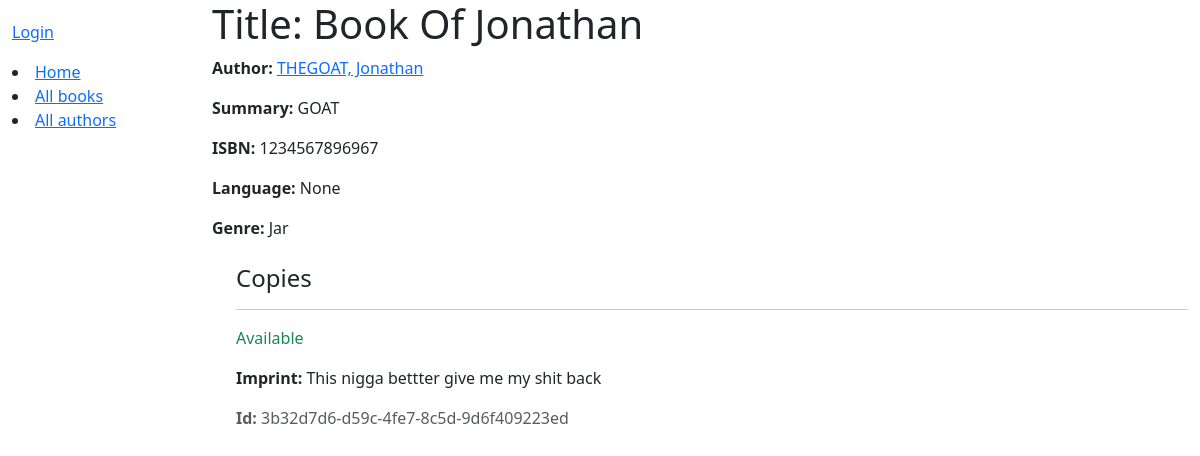
/catalog/book/1, run on the app's committed database.
### catalog/models.py (models this page shows, shortened)
class Book(models.Model):
    title = models.CharField(max_length=200)
    author = models.ForeignKey('Author', on_delete=models.RESTRICT, null=True)
    summary = models.TextField(
        max_length=1000, help_text="Enter a brief description of the book")
    isbn = models.CharField('ISBN', max_length=13,
                            unique=True,
                            help_text='13 Character <a href="https://www.isbn-international.org/content/what-isbn'
                                      '">ISBN number</a>')
    genre = models.ManyToManyField(
        Genre, help_text="Select a genre for this book")
    class Meta:
        ordering = ['title', 'author']
    language = models.ForeignKey('Language', on_delete=models.SET_NULL, null=True)

class Author(models.Model):
    first_name = models.CharField(max_length=100)
    last_name = models.CharField(max_length=100)
    date_of_birth = models.DateField(null=True, blank=True)
    date_of_death = models.DateField('Died', null=True, blank=True)
    class Meta:
        ordering = ['last_name', 'first_name']
    def __str__(self):
        return f'{self.last_name}, {self.first_name}'

class Genre(models.Model):
    name = models.CharField(
        max_length=200,
        unique=True,
        help_text="Enter a book genre (e.g. Science Fiction, French Poetry etc.)"
    )
    def __str__(self):
        return self.name
    class Meta:
        ordering = ['name']
        constraints = [
            UniqueConstraint(
                Lower('name'),
                name='genre_name_case_insensitive_unique',
                violation_error_message = "Genre already exists (case-insensitive match)"
            ),
        ]

class BookInstance(models.Model):
    id = models.UUIDField(primary_key=True, default=uuid.uuid4,
                          help_text="Unique ID for this particular book across whole library")
    book = models.ForeignKey('Book', on_delete=models.RESTRICT, null=True)
    imprint = models.CharField(max_length=200)
    due_back = models.DateField(null=True, blank=True)
    class LoanStatus(models.TextChoices):
        MAINTENANCE = 'm', 'Maintenance'
        ON_LOAN = 'o', 'On loan'
        AVAILABLE = 'a', 'Available'
        RESERVED = 'r', 'Reserved'
    status = models.CharField(
        max_length=1,
        choices=LoanStatus.choices,
        blank=True,
        default=LoanStatus.MAINTENANCE,
        help_text='Book availability',
    )
    class Meta:
        ordering = ['due_back']
        permissions = (("can_mark_returned", "Set book as returned"),)
    borrower = models.ForeignKey(settings.AUTH_USER_MODEL, on_delete=models.SET_NULL, null=True, blank=True)

### catalog/views.py (the view)
# urls.py: path('book/<int:pk>', views.BookDetailView.as_view(), name='book-detail'),
class BookDetailView(generic.DetailView):
    model = Book

### catalog/templates/catalog/book_detail.html (shortened to what this page needs)
{% extends "base_generic.html" %}
{% block content %}
  <h1>Title: {{ book.title }}</h1>
  <p><strong>Author:</strong> <a href="">{{ book.author }}</a></p>
  <p><strong>Summary:</strong> {{ book.summary }}</p>
  <p><strong>ISBN:</strong> {{ book.isbn }}</p>
  <p><strong>Language:</strong> {{ book.language }}</p>
  <p><strong>Genre:</strong> {{ book.genre.all|join:", " }}</p>
  <div class="ms-4 mt-4">
    <h4>Copies</h4>
    {% for copy in book.bookinstance_set.all %}
      <hr />
      <p
        class="{% if copy.status == copy.LoanStatus.AVAILABLE %}text-success{% elif copy.status == copy.LoanStatus.MAINTENANCE %}text-danger{% else %}text-warning{% endif %}">
        {{ copy.get_status_display }}
      </p>
      <p><strong>Imprint:</strong> {{ copy.imprint }}</p>
      <p class="text-muted"><strong>Id:</strong> {{ copy.id }}</p>
    {% endfor %}
  </div>
{% endblock %}

### data on the page
Book: author "THEGOAT, Jonathan", summary "GOAT", isbn "1234567896967", language "None", genre.all "Jar"
BookInstance: status "Available", imprint "This nigga bettter give me my shit back", id "3b32d7d6-d59c-4fe7-8c5d-9d6f409223ed"
